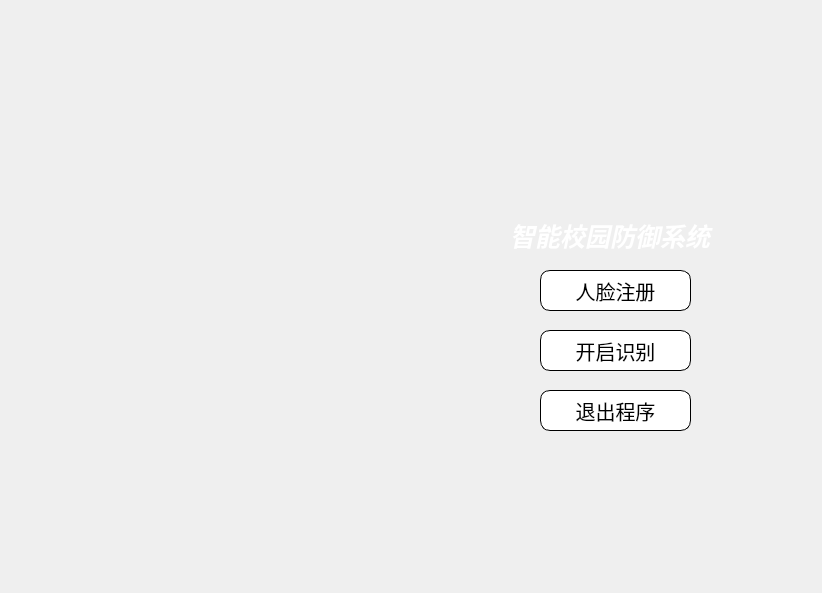
<?xml version="1.0" encoding="UTF-8"?>
<ui version="4.0">
 <class>start</class>
 <widget class="QWidget" name="start">
  <property name="enabled">
   <bool>true</bool>
  </property>
  <property name="geometry">
   <rect>
    <x>0</x>
    <y>0</y>
    <width>822</width>
    <height>593</height>
   </rect>
  </property>
  <property name="sizePolicy">
   <sizepolicy hsizetype="Ignored" vsizetype="Ignored">
    <horstretch>0</horstretch>
    <verstretch>0</verstretch>
   </sizepolicy>
  </property>
  <property name="windowTitle">
   <string>智能校园防护系统主界面</string>
  </property>
  <property name="windowIcon">
   <iconset>
    <normaloff>:/resource/icon/resource/icon/人脸核身.png</normaloff>:/resource/icon/resource/icon/人脸核身.png</iconset>
  </property>
  <property name="autoFillBackground">
   <bool>false</bool>
  </property>
  <property name="styleSheet">
   <string notr="true">border-image: url(:/resource/img/main.jpg);</string>
  </property>
  <widget class="QPushButton" name="btn_face_reg">
   <property name="geometry">
    <rect>
     <x>540</x>
     <y>270</y>
     <width>151</width>
     <height>41</height>
    </rect>
   </property>
   <property name="font">
    <font>
     <family>黑体</family>
     <pointsize>15</pointsize>
    </font>
   </property>
   <property name="styleSheet">
    <string notr="true">QPushButton{
background:white;
border-radius:10px;
border: 1px solid;
border-image: white;
}

QPushButton:pressed
{
   background-color: rgb(0, 85, 255);
   border-style: inset;
   margin-top: -10px;
   margin-bottom: -10px;
}

QPushButton:hover
{
background-color: rgb(0, 255, 255);
}</string>
   </property>
   <property name="text">
    <string>人脸注册</string>
   </property>
   <property name="icon">
    <iconset resource="resource_rc.qrc">
     <normaloff>:/resource/icon/爸爸.png</normaloff>:/resource/icon/爸爸.png</iconset>
   </property>
  </widget>
  <widget class="QPushButton" name="btn_face_recognition">
   <property name="geometry">
    <rect>
     <x>540</x>
     <y>330</y>
     <width>151</width>
     <height>41</height>
    </rect>
   </property>
   <property name="font">
    <font>
     <family>黑体</family>
     <pointsize>15</pointsize>
    </font>
   </property>
   <property name="styleSheet">
    <string notr="true">QPushButton{
background:white;
border-radius:10px;
border: 1px solid;
border-image: white;
}

QPushButton:pressed
{
   background-color: rgb(0, 85, 255);
   border-style: inset;
   margin-top: -10px;
   margin-bottom: -10px;
}

QPushButton:hover
{
background-color: rgb(0, 255, 255);
}</string>
   </property>
   <property name="text">
    <string>开启识别</string>
   </property>
   <property name="icon">
    <iconset resource="resource_rc.qrc">
     <normaloff>:/resource/icon/人脸核身.png</normaloff>:/resource/icon/人脸核身.png</iconset>
   </property>
  </widget>
  <widget class="QPushButton" name="btn_exit">
   <property name="geometry">
    <rect>
     <x>540</x>
     <y>390</y>
     <width>151</width>
     <height>41</height>
    </rect>
   </property>
   <property name="font">
    <font>
     <family>黑体</family>
     <pointsize>15</pointsize>
    </font>
   </property>
   <property name="styleSheet">
    <string notr="true">QPushButton{
background:white;
border-radius:10px;
border: 1px solid;
border-image: white;
}

QPushButton:pressed
{
   background-color: rgb(0, 85, 255);
   border-style: inset;
   margin-top: -10px;
   margin-bottom: -10px;
}

QPushButton:hover
{
background-color: rgb(0, 255, 255);
}</string>
   </property>
   <property name="text">
    <string>退出程序</string>
   </property>
   <property name="icon">
    <iconset resource="resource_rc.qrc">
     <normaloff>:/resource/icon/拉钩.png</normaloff>:/resource/icon/拉钩.png</iconset>
   </property>
  </widget>
  <widget class="QLabel" name="label">
   <property name="geometry">
    <rect>
     <x>510</x>
     <y>210</y>
     <width>211</width>
     <height>51</height>
    </rect>
   </property>
   <property name="styleSheet">
    <string notr="true">font-family: &quot;Microsoft YaHei&quot;;
font-size: 25px;
font-style: italic;
font-weight: bold;
color: white;
font: bold italic 25px &quot;Microsoft YaHei&quot;;
border-image: url(:/resource/img/resource/img/reg.jpg);
border-image: white;



</string>
   </property>
   <property name="text">
    <string>智能校园防御系统</string>
   </property>
  </widget>
 </widget>
 <resources>
  <include location="resource_rc.qrc"/>
 </resources>
 <connections/>
</ui>
